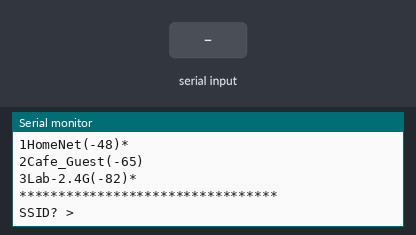
A sketch run on a simulated ESP8266 (NodeMCU). Parts: the last lines printed to the serial monitor. The inputs (shaded band) are chosen by the test bench. WiFi joins after 1.5 s; servers stay silent unless stated; a WiFi scan finds three made-up networks.

Above: at 9.8 s.
9.9 s: "1\n" received over Serial
At 12.7 s:
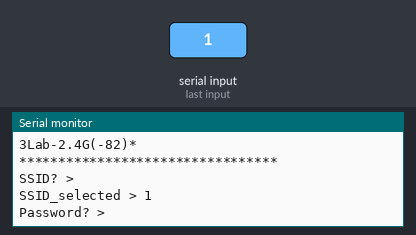
12.9 s: "0\n" received over Serial
At 18.6 s:
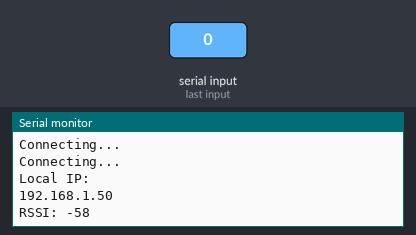

The sketch:

p3.ino
```cpp
#include "ESP8266WiFi.h"

String incomingData;
boolean TransmissioCompleta = false;

// Wi-Fi Settings
char* c_ssid; //ssid
char* c_pwd; //password

WiFiClient client;

//ThingSpeak Settings
const int channelID = 624733;
String writeAPIKey = "5BFLIHGQD0DBD9NJ";
const char* server = "api.thingspeak.com";
const int postingInterval = 20 * 1000;

//WiFi client
void setup() {
  // put your setup code here, to run once:
  Serial.begin(9600);
  WiFi.mode(WIFI_STA);
  WiFi.disconnect();
  delay(2000);
  Serial.println("Setup done");

  scanWiFi();
  wifiNetworkSelection();

}


void connectToWiFi(String ssid, String pwd){
    Serial.println("connectToWiFi");

    if (WiFi.status() != WL_CONNECTED){
      int contador = 0;

      Serial.println("begin");
      Serial.println(ssid.length());
      Serial.println(pwd.length());

      c_ssid = (char*) malloc(sizeof(char) * ssid.length());
      c_pwd = (char*) malloc(sizeof(char) * pwd.length());

      ssid.toCharArray(c_ssid, ssid.length());
      pwd.toCharArray(c_pwd, pwd.length());
      WiFi.begin(c_ssid, c_pwd);

      while (WiFi.status() != WL_CONNECTED){
        delay(1000);
        Serial.println("Connecting...");
        contador++;
        if(contador ==10){
          break;
        }
      }
      Serial.println("Local IP:");
      Serial.println(WiFi.localIP());
    }

}


void wifiNetworkSelection(void){
    String ssid, password;
    if(WiFi.status() != WL_CONNECTED){
        Serial.println("SSID? >");
        while(!Serial.available());
        ssid = Serial.readString();
        Serial.print("SSID_selected > ");
        Serial.println(ssid);
        delay(1000);
        Serial.print("Password? > ");
        while(!Serial.available());
        password = Serial.readString();
        Serial.print("PWD > ");
        Serial.println(password);
        delay(1000);
        connectToWiFi(ssid, password);
    }
}


void scanWiFi(void) {
  // put your main code here, to run repeatedly:
  Serial.println("Scan start");
  int n = WiFi.scanNetworks();
  if(n==0)
    Serial.println("no networks found");
  else{
    for(int i=0; i<n; i++){
      Serial.print(i+1);
      Serial.print(WiFi.SSID(i));
      Serial.print("(");
      Serial.print(WiFi.RSSI(i));
      Serial.print(")");
      Serial.println((WiFi.encryptionType(i) == ENC_TYPE_NONE)?" ":"*");

      delay(30);
    }

  }
  Serial.println("*********************************");
  delay(5000);
}


// P3 loop
void loop(void){
  if(client.connect(server, 80)){
    // Measure Signal Strength (RSSI) of Wi-Fi connection
    long rssi = WiFi.RSSI();

    // Construct API request body
    String body = "field1=";
    body+= String(rssi);

    Serial.print("RSSI: ");
    Serial.println(rssi);

    client.println("POST /update HTTP/1.1");
    client.println("Host: api.thingspeak.com");
    client.println("User-Agent: ESP8266 (nothans)/1.0");
    client.println("Connection: close");
    client.println("X-THINGSPEAKAPIKEY: " + writeAPIKey);
    client.println("Content-Type: application/x-www-form-urlencoded");
    client.println("Content-Length: " + String(body.length()));
    client.println("");
    client.print(body);

    // This stops the sending of data to the server
    client.stop();

    // This is the time the program will wait before sending again data to the server
    delay(postingInterval);
  }
}
```

Measured:
- after the input at 9.9 s, the serial monitor: prints a new line after 1.0 s (image 1)
- after the input at 12.9 s, the serial monitor: prints a new line after 1.0 s (image 2)
